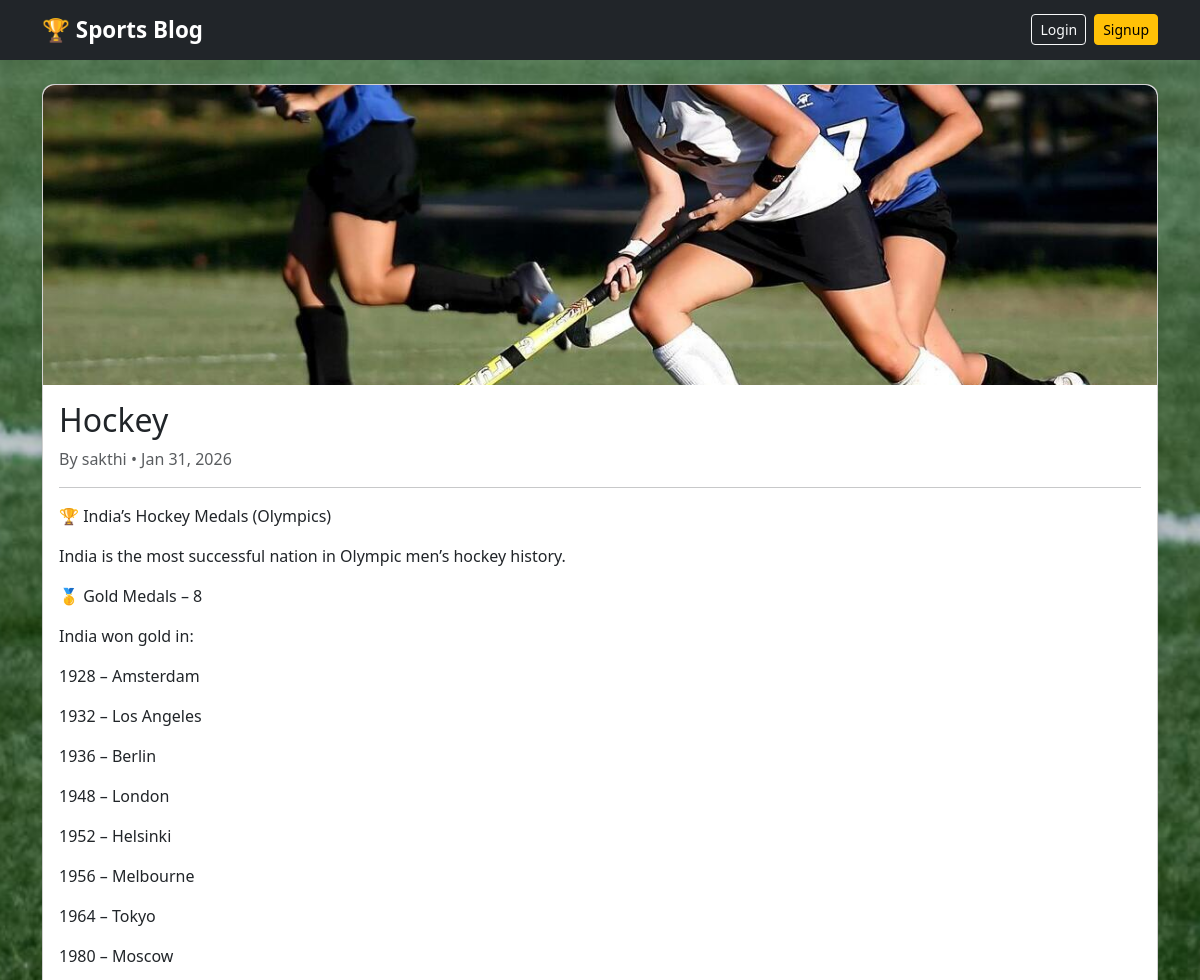
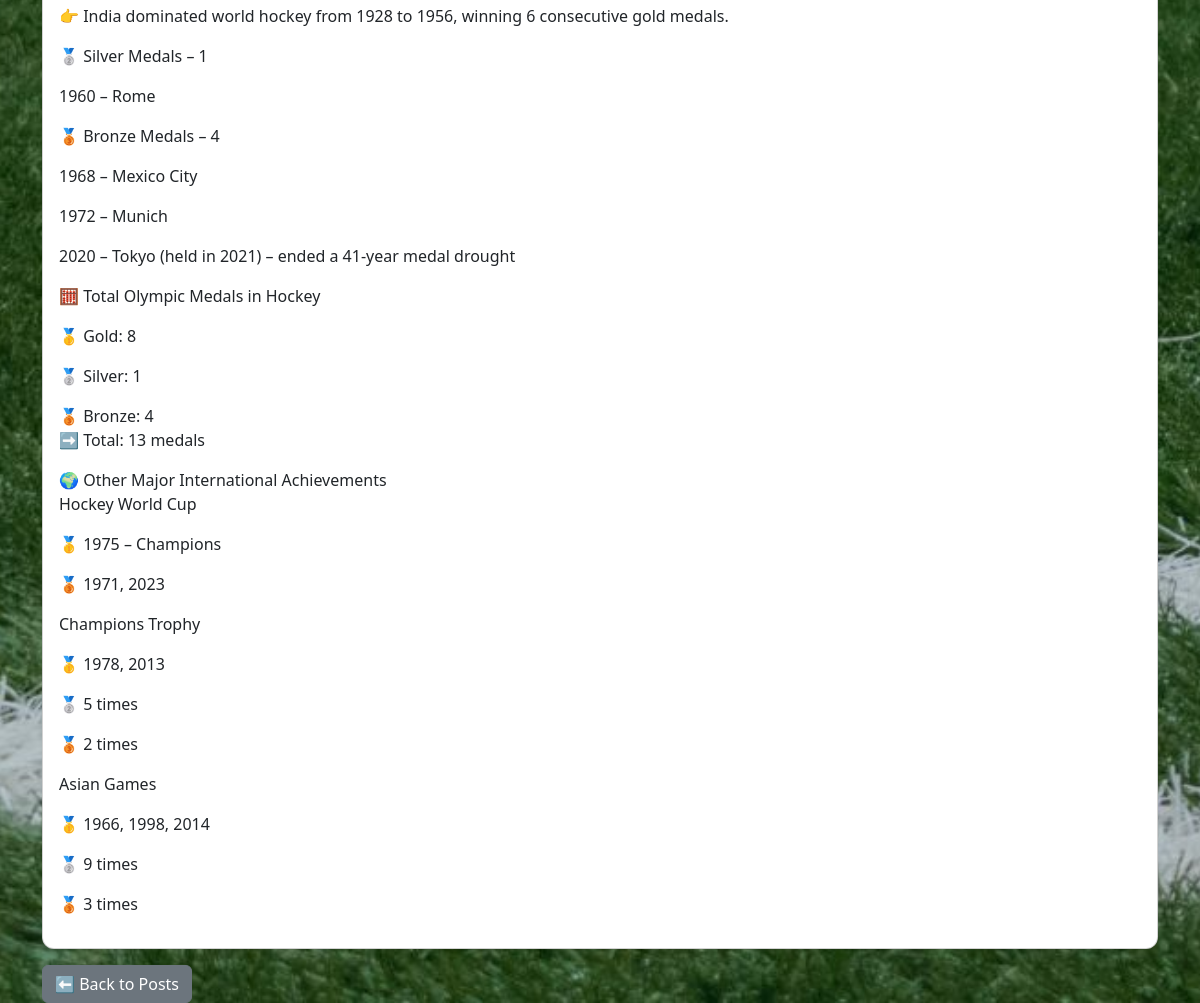
Screenshot of /post/3/ with the database file from the repository (2 pictures, top to bottom).
### blog/models.py (models this page shows, shortened)
class Post(models.Model):
    title = models.CharField(max_length=200)
    slug = models.SlugField(max_length=220, unique=True)
    author = models.ForeignKey(User, on_delete=models.CASCADE)
    category = models.ForeignKey(Category, on_delete=models.SET_NULL, null=True, blank=True)
    content = models.TextField()
    featured_image = models.ImageField(upload_to='posts/', null=True, blank=True)
    published = models.BooleanField(default=True)
    created_at = models.DateTimeField(auto_now_add=True)
    updated_at = models.DateTimeField(auto_now=True)
    class Meta:
        ordering = ['-created_at']

### blog/views.py (the view)
# urls.py: path('post/<int:pk>/', views.PostDetailView.as_view(), name='post_detail'),  # ✅ detail page
class PostDetailView(DetailView):
    model = Post
    template_name = 'blog/post_detail.html'
    context_object_name = 'post'
    def get_context_data(self, **kwargs):
        context = super().get_context_data(**kwargs)
        context['comment_form'] = CommentForm()
        return context
    def post(self, request, *args, **kwargs):
        self.object = self.get_object()
        if not request.user.is_authenticated:
            return redirect('blog:login')
        form = CommentForm(request.POST)
        if form.is_valid():
            comment = form.save(commit=False)
            comment.user = request.user
            comment.post = self.object
            comment.save()
            return HttpResponseRedirect(self.object.get_absolute_url())
        context = self.get_context_data(object=self.object, comment_form=form)
        return self.render_to_response(context)

### blog/templates/blog/post_detail.html
{% extends 'blog/base.html' %}
{% block content %}
<div class="card shadow-sm">
  {% if post.featured_image %}
  <img src="{{ post.featured_image.url }}"  alt="{{ post.title }}" style="width:100%;">
  {% endif %}
  <div class="card-body">
    <h2 class="card-title">{{ post.title }}</h2>
    <p class="text-muted">By {{ post.author }} • {{ post.created_at|date:"M d, Y" }}</p>
    <hr>
    <p>{{ post.content|linebreaks }}</p>
  </div>
</div>
<a href="{% url 'blog:post_list' %}" class="btn btn-secondary mt-3">⬅ Back to Posts</a>
{% endblock %}

### blog/static/blog/css/style.css (style rules this page uses)
body { background-color: #f8f9fa; }
.card { border-radius: 12px; }
.card img { border-top-left-radius: 12px; border-top-right-radius: 12px; height: 300px; object-fit: cover; }
body { background-image: url("../images/background2.jpg"); background-size: cover; background-repeat: no-repeat; background-attachment: fixed; background-position: center; background-color: #f8f9fa; }

### rows the page displays
Post: featured_image (picture), title "Hockey", author "sakthi", created_at "Jan 31, 2026", content "🏆 India’s Hockey Medals (Olympics) India is the most successful nation in Olympic men’s hockey history. 🥇 Gold Medals – 8 India won gold in: 1928 – Amsterdam 1932 – Los Angeles 1936 – Berlin 1948 – London 1952 – Helsinki 1956 – Melbourne 1964 – Tokyo 1980 – Moscow 👉 India dominated world hockey from 1928 to 1956, winning 6 consecutive gold medals. 🥈 Silver Medals – 1 1960 – Rome 🥉 Bronze Medals – 4 1968 – Mexico City 1972 – Munich 2020 – Tokyo (held in 2021) – ended a 41-year medal drought 🧮 Total Olympic Medals in Hockey 🥇 Gold: 8 🥈 Silver: 1 🥉 Bronze: 4 ➡️ Total: 13 medals 🌍 Other Major International Achievements Hockey World Cup 🥇 1975 – Champions 🥉 1971, 2023 Champions Trophy 🥇 1978,…"
